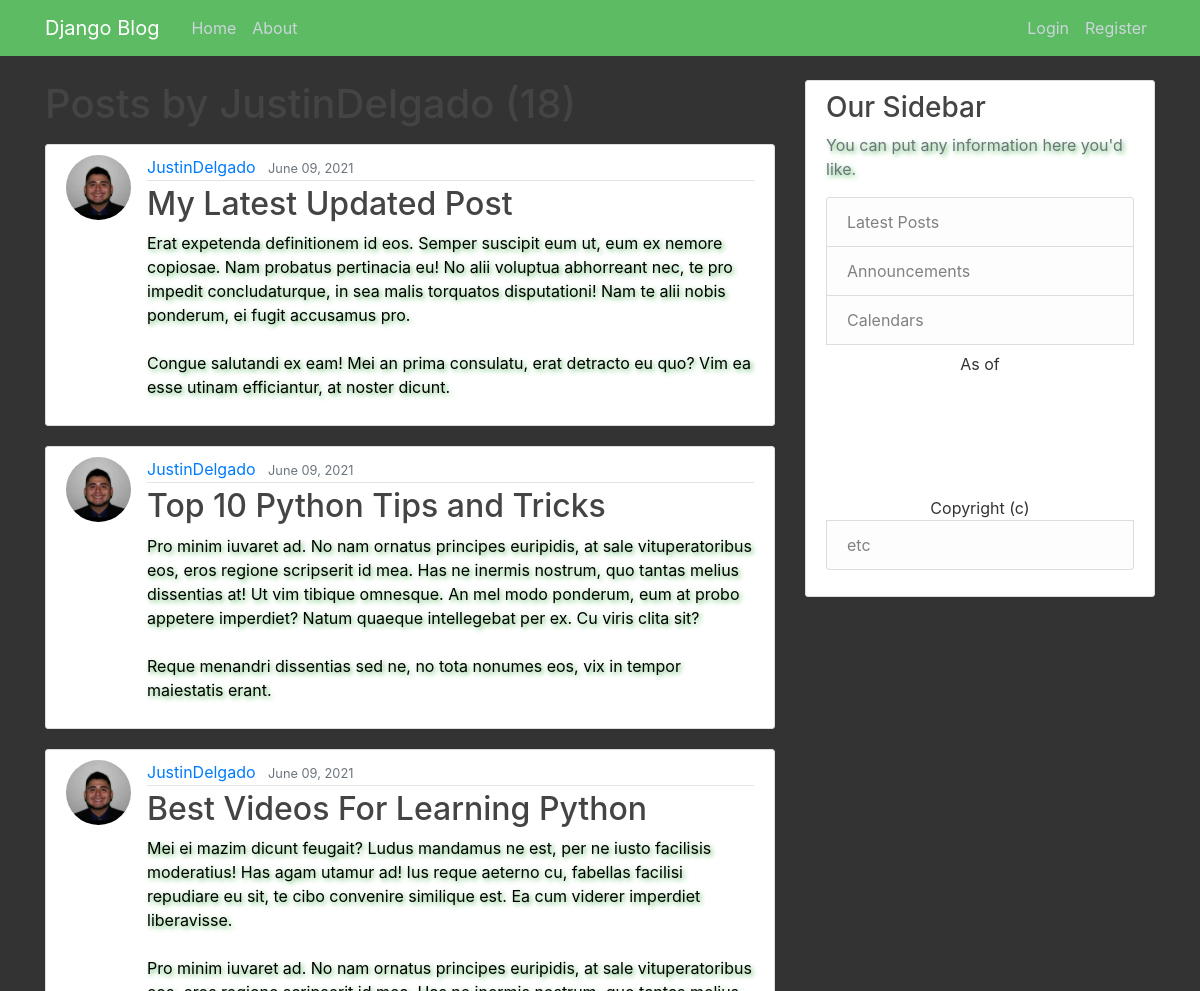
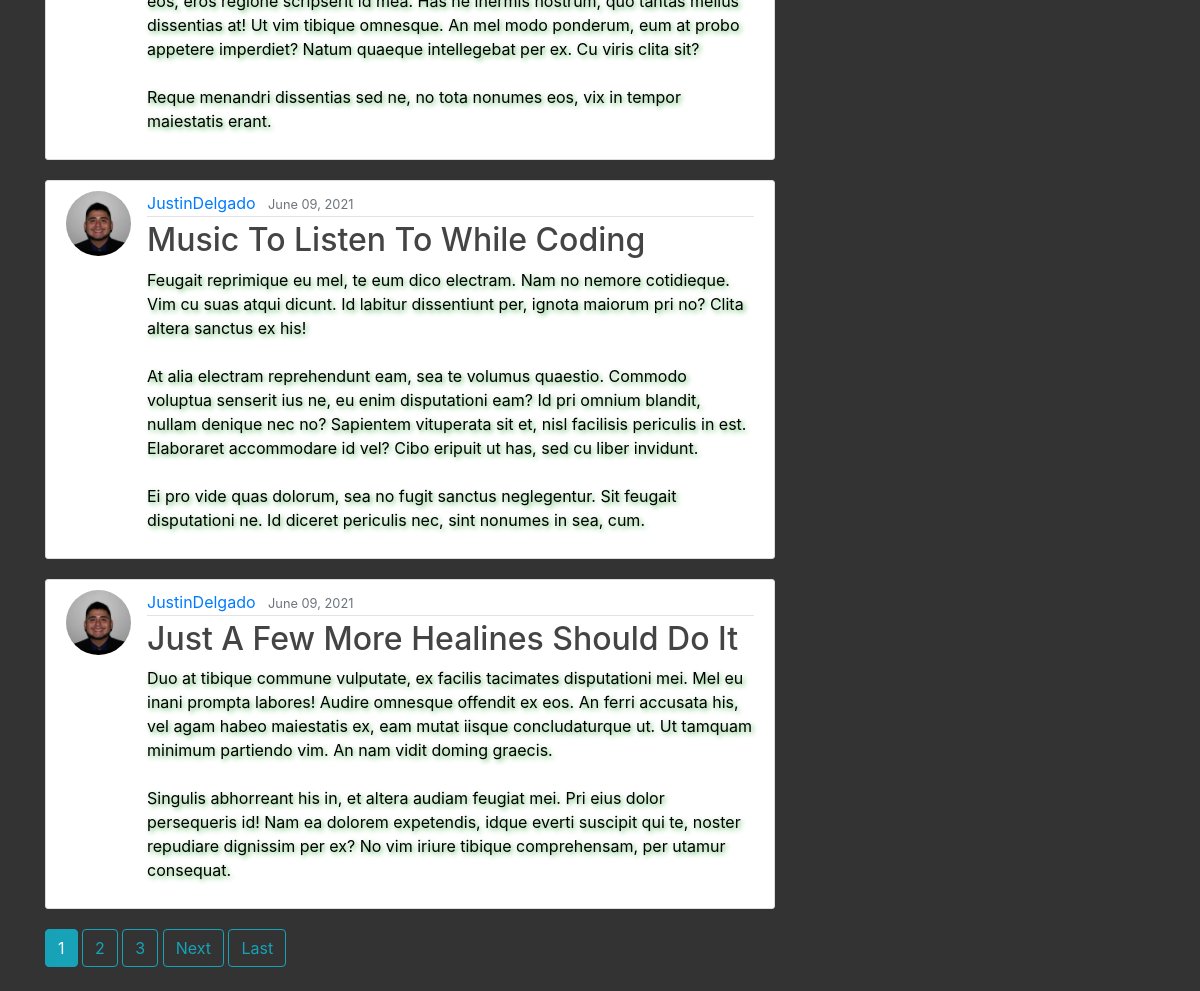
The page /user/JustinDelgado on the database its author committed (2 pictures, top to bottom).
### blog/models.py (models this page shows, shortened)
class Post(models.Model):
    title = models.CharField(max_length=100)
    content = models.TextField()
    date_posted = models.DateTimeField(default=timezone.now)
    author = models.ForeignKey(User, on_delete=models.CASCADE)

### users/models.py (models this page shows, shortened)
class Profile(models.Model):
    user = models.OneToOneField(User, on_delete=models.CASCADE)
    image = models.ImageField(default='default.jpg', upload_to='profile_pics')

### blog/views.py (the view)
# urls.py: path('user/<str:username>', UserPostListView.as_view(), name='user-posts'),
class UserPostListView(ListView):
    model = Post
    template_name = 'blog/user_posts.html'  # <app>/<model>_<viewtype>.html
    context_object_name = 'posts'
    paginate_by = 5
    def get_queryset(self):
        user = get_object_or_404(User, username=self.kwargs.get('username'))
        return Post.objects.filter(author=user).order_by('-date_posted')

### blog/templates/blog/user_posts.html (shortened to what this page needs)
{% extends "blog/base.html" %}
{% block content %}
    <h1 class="mb-3">Posts by {{ view.kwargs.username }} ({{ page_obj.paginator.count }})</h1>
    {% for post in posts %}
        <article class="media content-section">
          <img class="rounded-circle article-img" src="{{ post.author.profile.image.url }}">
          <div class="media-body">
            <div class="article-metadata">
              <a class="mr-2" href="{% url 'user-posts' post.author.username %}">{{ post.author }}</a>
              <small class="text-muted">{{ post.date_posted|date:"F d, Y" }}</small>
            </div>
            <h2><a class="article-title" href="{% url 'post-detail' post.id %}">{{ post.title }}</a></h2>
            <p class="article-content">{{ post.content }}</p>
          </div>
        </article>
    {% endfor %}
    {% if is_paginated %}
      {% for num in page_obj.paginator.page_range %}
        {% if page_obj.number == num %}
          <a class="btn btn-info mb-4" href="?page={{ num }}">{{ num }}</a>
        {% elif num > page_obj.number|add:'-3' and num < page_obj.number|add:'3' %}
          <a class="btn btn-outline-info mb-4" href="?page={{ num }}">{{ num }}</a>
        {% endif %}
      {% endfor %}
      {% if page_obj.has_next %}
        <a class="btn btn-outline-info mb-4" href="?page={{ page_obj.next_page_number }}">Next</a>
        <a class="btn btn-outline-info mb-4" href="?page={{ page_obj.paginator.num_pages }}">Last</a>
      {% endif %}
    {% endif %}
{% endblock content %}

### blog/static/blog/main.css (style rules this page uses)
body { background: #333; color: #333333; margin-top: 5rem; }
h1, h2, h3, h4, h5, h6 { color: #444444; }
p { color: black; text-shadow: 2px 2px 5px #5dbb63; }
.content-section { background: #ffffff; padding: 10px 20px; border: 1px solid #dddddd; border-radius: 3px; margin-bottom: 20px; }
.article-title { color: #444444; }
.article-content { white-space: pre-line; }
.article-img { height: 65px; width: 65px; margin-right: 16px; }
.article-metadata { padding-bottom: 1px; margin-bottom: 4px; border-bottom: 1px solid #e3e3e3 }

### rows shown on the page
Post: author.profile.image (picture), author "JustinDelgado", date_posted "June 09, 2021", title "My Latest Updated Post", content "Erat expetenda definitionem id eos. Semper suscipit eum ut, eum ex nemore copiosae. Nam probatus pertinacia eu! No alii voluptua abhorreant nec, te pro impedit concludaturque, in sea malis torquatos disputationi! Nam te alii nobis ponderum, ei fugit accusamus pro. Congue salutandi ex eam! Mei an prima consulatu, erat detracto eu quo? Vim ea esse utinam efficiantur, at noster dicunt."
Post: author.profile.image (picture), author "JustinDelgado", date_posted "June 09, 2021", title "Top 10 Python Tips and Tricks", content "Pro minim iuvaret ad. No nam ornatus principes euripidis, at sale vituperatoribus eos, eros regione scripserit id mea. Has ne inermis nostrum, quo tantas melius dissentias at! Ut vim tibique omnesque. An mel modo ponderum, eum at probo appetere imperdiet? Natum quaeque intellegebat per ex. Cu viris clita sit? Reque menandri dissentias sed ne, no tota nonumes eos, vix in tempor maiestatis erant."
Post: author.profile.image (picture), author "JustinDelgado", date_posted "June 09, 2021", title "Best Videos For Learning Python", content "Mei ei mazim dicunt feugait? Ludus mandamus ne est, per ne iusto facilisis moderatius! Has agam utamur ad! Ius reque aeterno cu, fabellas facilisi repudiare eu sit, te cibo convenire similique est. Ea cum viderer imperdiet liberavisse. Pro minim iuvaret ad. No nam ornatus principes euripidis, at sale vituperatoribus eos, eros regione scripserit id mea. Has ne inermis nostrum, quo tantas melius dissentias at! Ut vim tibique omnesque. An mel modo ponderum, eum at probo appetere imperdiet? Natum quaeque intellegebat per ex. Cu viris clita sit? Reque menandri dissentias sed ne, no tota nonumes eos, vix in tempor maiestatis erant."
Post: author.profile.image (picture), author "JustinDelgado", date_posted "June 09, 2021", title "Music To Listen To While Coding", content "Feugait reprimique eu mel, te eum dico electram. Nam no nemore cotidieque. Vim cu suas atqui dicunt. Id labitur dissentiunt per, ignota maiorum pri no? Clita altera sanctus ex his! At alia electram reprehendunt eam, sea te volumus quaestio. Commodo voluptua senserit ius ne, eu enim disputationi eam? Id pri omnium blandit, nullam denique nec no? Sapientem vituperata sit et, nisl facilisis periculis in est. Elaboraret accommodare id vel? Cibo eripuit ut has, sed cu liber invidunt. Ei pro vide quas dolorum, sea no fugit sanctus neglegentur. Sit feugait disputationi ne. Id diceret periculis nec, sint nonumes in sea, cum."
Post: author.profile.image (picture), author "JustinDelgado", date_posted "June 09, 2021", title "Just A Few More Healines Should Do It", content "Duo at tibique commune vulputate, ex facilis tacimates disputationi mei. Mel eu inani prompta labores! Audire omnesque offendit ex eos. An ferri accusata his, vel agam habeo maiestatis ex, eam mutat iisque concludaturque ut. Ut tamquam minimum partiendo vim. An nam vidit doming graecis. Singulis abhorreant his in, et altera audiam feugiat mei. Pri eius dolor persequeris id! Nam ea dolorem expetendis, idque everti suscipit qui te, noster repudiare dignissim per ex? No vim iriure tibique comprehensam, per utamur consequat."

### other values the page prints
{{ num }} "1"
{{ num }} "2" "3"
